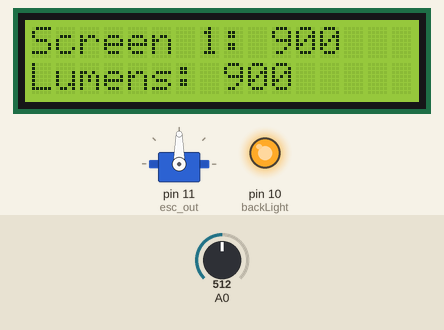
Recording of a sketch running on a simulated Arduino Uno, built with avr-gcc and run on an emulated ATmega328P. Parts: servo, 16×2 character LCD, output pins drawn as LEDs (lit = HIGH). The inputs (shaded band) are chosen by the test bench; at power-on: A0 = 512.

Above: at 1.2 s.
1.3 s: A0 set to 53
At 1.44 s:
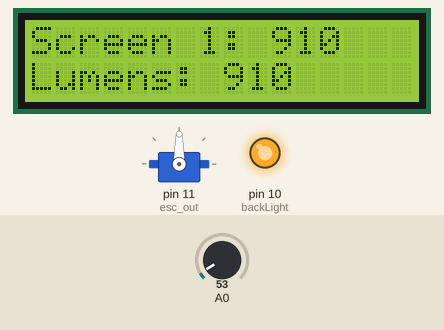
2.8 s: A0 set to 44
At 4.0 s:
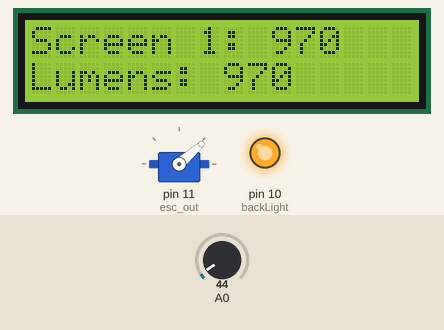
4.3 s: A0 set to 60
At 4.61 s:
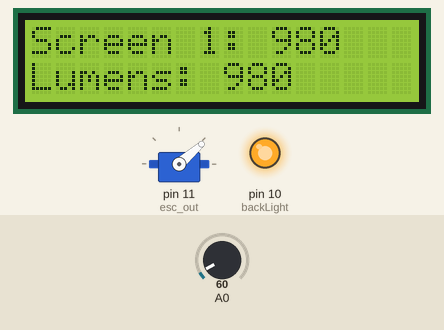
Timing chart, 0 to 7.3 s (numbered marks = the images above; inputs shaded):
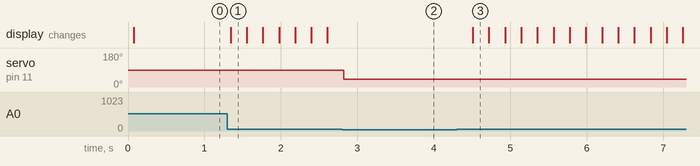

The sketch:

servo_esc_out.ino
```cpp
// (licence header left out)
#include <LiquidCrystal.h>
//#include <math.h>
#include <Servo.h>

Servo esc_out;

int esc = 900;

LiquidCrystal lcd(8, 9, 4, 5, 6, 7);
int backLight = 10;    // pin 10 will control the backlight
int adc_key_in = 0;
int button = 0;
int screen = 0;


void setup(void) {
   esc_out.attach(11);
 // esc_out.writeMicroseconds(esc);  // set servo to mid-point


  pinMode(backLight, OUTPUT);
  analogWrite(backLight, esc); // turn backlight on. Replace 'HIGH' with 'LOW' to turn it off.
  lcd.begin(16, 2);              // rows, columns.  use 16,2 for a 16x2 LCD, etc.
  lcd.clear();                   // start with a blank screen
  lcd.setCursor(0,0);            // set cursor to column 0, row 0
}


int printTemp() {

 //int temp = analogRead(0);  // Read sensor
  lcd.clear();
  lcd.setCursor(0,0);
  lcd.print("Screen 1: ");
  lcd.print(esc);
  //lcd.print(" F");
  lcd.setCursor(0,1);
  lcd.print("Lumens: ");
  lcd.print(esc);


 }

void loop(void) {
  read_buttons();
  printTemp();
  analogWrite(backLight, esc);

  delay(200);
}


void write_esc() {

  esc_out.writeMicroseconds(esc);  // set servo to mid-point

}

int read_buttons() //  read the buttons keyboard voltage test routine. Returns int ex: 'btnTEST' is #defined as '4'
     // button returned values centered at these values: 002, 130, 306, 478, 720 added approx 50 for buffer zone
     // use 'buttonTEST' program on seperate file to display the button values or troubleshoot
{
 adc_key_in = analogRead(0);  // read the value from the sensor for keypad and then test the value for button levels.
 delay(5); //switch debounce delay. Increase this delay if incorrect switch selections are returned.
 int k = (analogRead(0) - adc_key_in); //gives the button a slight range to allow for a little contact resistance noise
 if (5 < abs(k)) return 10;  // double checks the keypress. If the two readings are not equal +/-k value after debounce delay, it tries again. if (adc_key_in > 770)  return btnNONE;  // This is the 1st option for speed reasons since it will be the most likely result.
 if (adc_key_in > 770)  {button = -1; return -1;}  // This is the 1st option for speed reasons since it will be the most likely result.
 if (adc_key_in < 50)   {button = 5; write_esc(); return 5;}// SINGLE test             '>' button
 if (adc_key_in < 180)  {button = 3; esc = esc + 10;  return 3;}    // UP   test number scroll '^' button
 if (adc_key_in < 355)  {button = 4; esc= esc - 10; return 4;} // DOWN test number scroll 'v' button
 if (adc_key_in < 530)  {button = 2; esc = 900; return 2;} // FAILed re-test          '>>' button
 if (adc_key_in < 770)  {screen = screen + 1; return 1;} // TEST all automatically  'TEST' button
}
```

Measured:
- the behaviour switches between 50 and 49 on A0 (found by bisection; images 1 and 2)
- after the input at 1.3 s, the display: changes at once (image 1)
- after the input at 2.8 s, servo on pin 11 (esc_out): 90° → 41° at once
- after the input at 4.3 s, the display: changes after 0.21 s (image 3)
